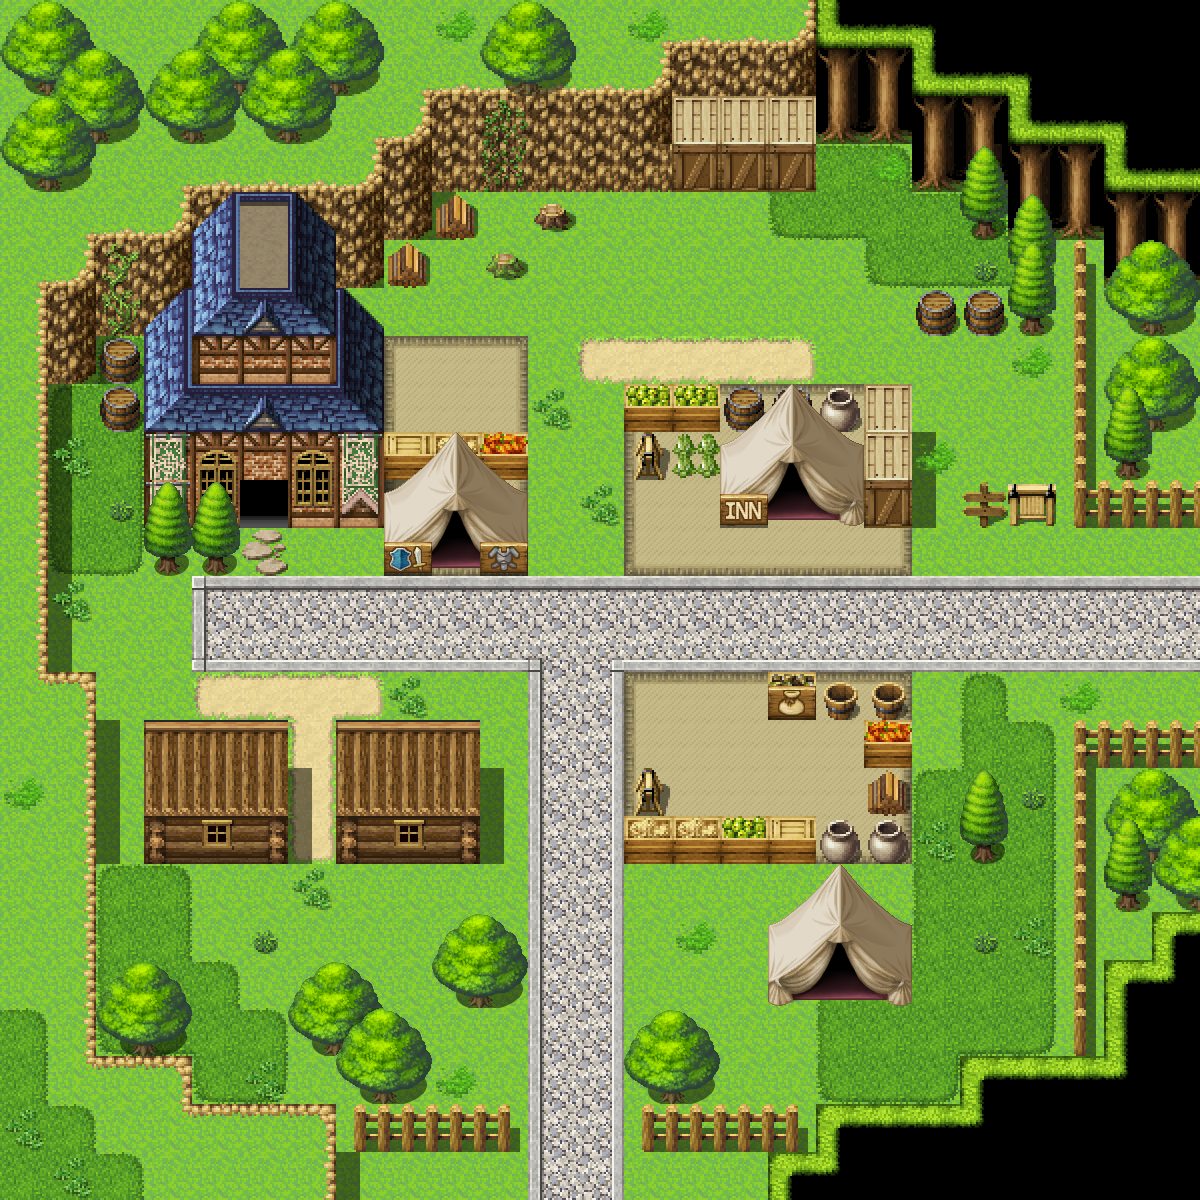

Rendered tile map (Tiled .tmx) drawn with the repository's tilesets; below, a short description and the map source with its tile grids summarised:
An orthogonal 25x25 tile map with 48x48 px tiles, 2 tile layers (collision layer, 3), 1 hidden layer not drawn, 3 tilesets, 1 image layer and 7 objects (Map03_01Portal01, GreatMaster, Map03_01, Map03_01Door01, Map03_01Portal02, ...).

<map version="1.0" tiledversion="1.1.5" orientation="orthogonal" renderorder="right-down" width="25" height="25" tilewidth="48" tileheight="48" infinite="0" nextobjectid="8">
 <properties>
  <property name="name" value="近卫营地" />
 </properties>
 <tileset firstgid="1" source="meta_tiles.tsx" />
 <tileset firstgid="17" source="shelter_tiles.tsx" />
 <tileset firstgid="117" source="decoration_tiles.tsx" />
 <imagelayer name="bg">
  <image source="Map03_01_bg.png" width="1200" height="1200" />
 </imagelayer>
 <layer name="meta layer" width="25" height="25" visible="0">
  <data>[625 cells, 313 non-empty, 1 distinct tile ids]</data>
 </layer>
 <layer name="collision layer" width="25" height="25">
  <data>[625 cells, 52 non-empty, 16 distinct tile ids]</data>
 </layer>
 <layer name="3" width="25" height="25">
  <data>[625 cells, 4 non-empty, 4 distinct tile ids]</data>
 </layer>
 <objectgroup name="script layer">
  <object id="1" name="Map03_01Portal01" x="527" y="1152" width="96" height="48">
   <properties>
    <property name="chartlet" value="" />
    <property name="priority" type="int" value="1" />
    <property name="script" value="script/Map03_01.lua" />
    <property name="trigger" value="Touch" />
    <property name="update" type="bool" value="false" />
   </properties>
  </object>
  <object id="2" name="GreatMaster" x="528" y="576" width="48" height="48">
   <properties>
    <property name="chartlet" value="GreatMaster" />
    <property name="priority" type="int" value="0" />
    <property name="script" value="script/GreatMaster.lua" />
    <property name="trigger" value="Click" />
    <property name="update" type="bool" value="false" />
   </properties>
  </object>
  <object id="3" name="Map03_01" x="15" y="729" width="48" height="48">
   <properties>
    <property name="chartlet" value="" />
    <property name="priority" type="int" value="0" />
    <property name="script" value="script/Map03_01.lua" />
    <property name="trigger" value="Touch" />
    <property name="update" type="bool" value="true" />
   </properties>
  </object>
  <object id="4" name="Map03_01Door01" x="240" y="480" width="48" height="48">
   <properties>
    <property name="chartlet" value="Door1_4" />
    <property name="priority" type="int" value="0" />
    <property name="script" value="script/Map03_01.lua" />
    <property name="trigger" value="Click" />
    <property name="update" type="bool" value="false" />
   </properties>
  </object>
  <object id="5" name="Map03_01Portal02" x="1152" y="576" width="48" height="96">
   <properties>
    <property name="chartlet" value="" />
    <property name="priority" type="int" value="1" />
    <property name="script" value="script/Map03_01.lua" />
    <property name="trigger" value="Touch" />
    <property name="update" type="bool" value="false" />
   </properties>
  </object>
  <object id="6" name="Map03_01Portal03" x="768" y="480" width="48" height="48">
   <properties>
    <property name="chartlet" value="" />
    <property name="priority" type="int" value="1" />
    <property name="script" value="script/Map03_01.lua" />
    <property name="trigger" value="Touch" />
    <property name="update" type="bool" value="false" />
   </properties>
  </object>
  <object id="7" name="Map03_01Portal04" x="432" y="528" width="48" height="48">
   <properties>
    <property name="chartlet" value="" />
    <property name="priority" type="int" value="1" />
    <property name="script" value="script/Map03_01.lua" />
    <property name="trigger" value="Touch" />
    <property name="update" type="bool" value="false" />
   </properties>
  </object>
 </objectgroup>
</map>
